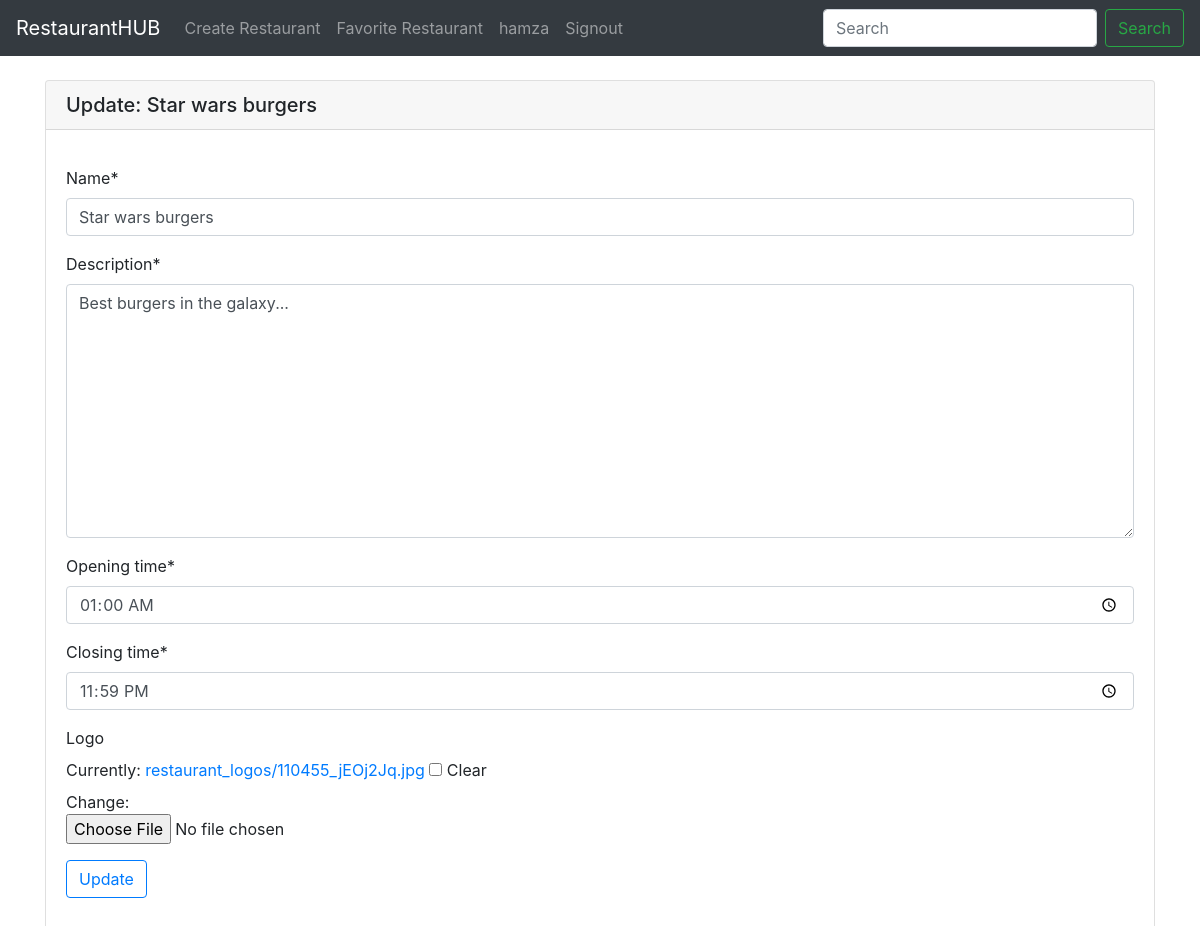
The page /restaurants/5/update/ (signed in) on the database its author committed.
### restaurants/models.py (models this page shows, shortened)
class Restaurant(models.Model):
    owner = models.ForeignKey(User, default=1, on_delete=models.CASCADE)
    name = models.CharField(max_length=120)
    description = models.TextField()
    opening_time = models.TimeField()
    closing_time = models.TimeField()
    logo = models.ImageField(upload_to='restaurant_logos', null=True, blank=True)

### restaurants/views.py (the view)
# urls.py: path('restaurants/<int:restaurant_id>/update/',views.restaurant_update ,name='restaurant-update'),
def restaurant_update(request, restaurant_id):
    restaurant_obj = Restaurant.objects.get(id=restaurant_id)
    if not (request.user.is_staff or request.user == restaurant_obj.owner):
        return redirect('no-access')
    form = RestaurantForm(instance=restaurant_obj)
    if request.method == "POST":
        form = RestaurantForm(request.POST, request.FILES, instance=restaurant_obj)
        if form.is_valid():
            form.save()
            return redirect('restaurant-list')
    context = {
        "restaurant_obj": restaurant_obj,
        "form":form,
    }
    return render(request, 'update.html', context)

### restaurants/forms.py
class RestaurantForm(forms.ModelForm):
    class Meta:
        model = Restaurant
        exclude = ['owner',]
        widgets = {
        	'opening_time': forms.TimeInput(attrs={'type':'time'}),
        	'closing_time': forms.TimeInput(attrs={'type':'time'}),
        }

### restaurants/templates/update.html (shortened to what this page needs)
{% extends "base.html" %}
{% load crispy_forms_tags %}
{% block content %}
<br>
<div class="card">
  <h5 class="card-header">Update: {{restaurant_obj.name}}</h5>
  <div class="card-body">
    <p class="card-text">
        <form action="{% url 'restaurant-update' restaurant_obj.id %}" method="POST" enctype="multipart/form-data">
            {{form|crispy}}
            <input type="submit" value="Update" class="btn btn-outline-primary">
        </form>
    </p>
  </div>
</div>
{% endblock content %}

### restaurants/templates/navbar.html (shortened to what this page needs)
<nav class="navbar navbar-expand-lg navbar-dark bg-dark">
  <a class="navbar-brand" href="{% url 'restaurant-list' %}">RestaurantHUB</a>
  <div class="collapse navbar-collapse" id="navbarSupportedContent">
    <ul class="navbar-nav mr-auto">
      {% if request.user.is_authenticated %}
        <li class="nav-item">
          <a class="nav-link" href="{% url 'restaurant-create' %}">Create Restaurant</a>
        </li>
        <li class="nav-item">
          <a class="nav-link" href="{% url 'favorite-restaurant' %}">Favorite Restaurant</a>
        </li>
        <li class="nav-item">
          <div class="nav-link">{{request.user}}</div>
        </li>
        <li class="nav-item">
          <a class="nav-link" href="{% url 'signout' %}">Signout</a>
        </li>
      {% endif %}
    </ul>
    <form class="form-inline my-2 my-lg-0" action="{% url 'restaurant-list' %}">
      <input class="form-control mr-sm-2" type="text" name='q' placeholder="Search" value="{{request.GET.q}}">
      <button class="btn btn-outline-success my-2 my-sm-0" type="submit">Search</button>
    </form>
  </div>
</nav>

### rows shown on the page
Restaurant: name "Star wars burgers", description "Best burgers in the galaxy...", opening_time "01:00:00", closing_time "23:59:00"

### other values the page prints
{{ request.user }} "hamza"
